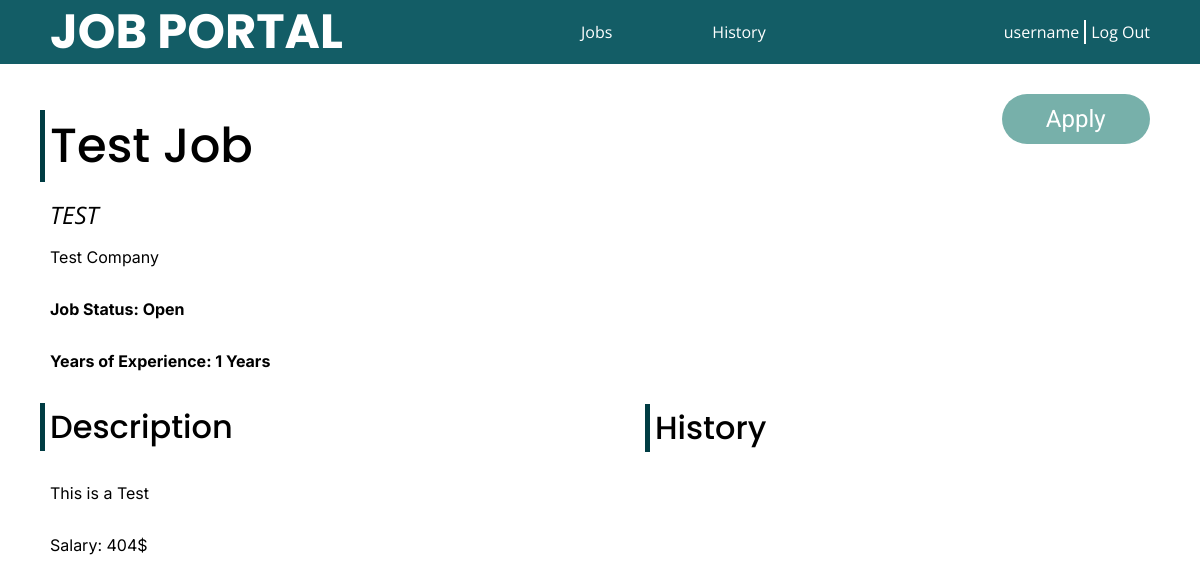
Page /jobs/details/TEST/ (signed in) on the committed database.
### accounts/models.py (models this page shows)
class Account(AbstractUser):
    ACCOUNT_TYPES = (
        (0, 'user'),
        (1, 'coadmin'),
    )
    username = models.CharField(max_length=255, primary_key=True)
    password = models.CharField(max_length=255)
    account_type = models.IntegerField(choices=ACCOUNT_TYPES, default=0)
    email = models.EmailField()
    company = models.CharField(max_length=255, null=True, default=None, blank=True)

### jobs/models.py (models this page shows)
class Job(models.Model):
    id = models.CharField(max_length=5, primary_key=True)
    name = models.CharField(max_length=255)
    status = models.BooleanField(default=False)
    xp = models.PositiveIntegerField(default=0)
    des = models.TextField()
    salary = models.PositiveIntegerField(default=0)
    admin = models.CharField(max_length=255)
    company = models.CharField(max_length=255)

### jobs/views.py (the view)
# urls.py: path('jobs/details/<str:id>/', views.details, name='details'),
@login_required(login_url='/login/')
def details(request, id):
    try:
        jobobject = Job.objects.get(id=id)
    except Job.DoesNotExist:
        raise Http404("Job does not exist")
    template = loader.get_template('details.html')
    user = request.user
    prameters = {
        'job': jobobject,
        'username': user.username,
        'type': user.account_type
    }
    return HttpResponse(template.render(prameters, request))

### jobs/templates/details.html (shortened to what this page needs)
<!DOCTYPE html>
<html lang="en">
<head>
        {% load static %}
        <link rel="stylesheet" href="{% static 'css/root.css' %}" />
        <link rel="stylesheet" href="{% static 'css/details.css' %}">
</head>
<body>
    {% if type %}
    <nav>
        <h2>JOB PORTAL</h2>
        <ul class="quick-links">
            <li><a href="/jobs/add/">Create</a></li>
            <li><a href="list_jobs.html">Job List</a></li>
            <li><a href="applicants.html">Applicants</a></li>
        </ul>
        <div class="user">
            <a href="/home/" id="username">{{username}}</a>
            <div class="split"></div>
            <a href="/logout/" id='logout'>Log Out</a>
        </div>
    </nav>
    {% else %}
    <nav>
        <h2>JOB PORTAL</h2>
        <ul class="quick-links">
            <li><a href="jobs.html">Jobs</a></li>
            <li><a href="applied.html">History</a></li>
        </ul>
        <div class="user">
            <a href="/home/" id='username'>{{username}}</a>
            <div class="split"></div>
            <a href="/logout/" id='logout'>Log Out</a>
        </div>
    </nav>
    {% endif %}
    <div class="container">
        <div class="inner-container">
            <div class="job">
                <h2 id="name">{{ job.name }}</h2>
                <span id="id">{{ job.id }}</span>
                <p id="company">{{ job.company }}</p>
                {% if job.status %}
                <p class="important" id="status">Job Status: Open </p>
                {% else %}
                <p class="important" id="status">Job Status: Closed </p>
                {% endif %}
                <p class="important" id="xp">Years of Experience: {{ job.xp }} Years</p>
                <h3>Description</h3>
                <p id="description">{{ job.des }}</p>
                <p id="salary">Salary: {{ job.salary }}$</p>
            </div>
            {% if type and job.admin == username %}
            <div class="info">
                <div class="buttons">
                    <a href="" id="delete">Delete</a>
                    <a href="edit_job.html?jobid=">Edit</a>
                    <a href="applicants.html?jobid=">View Apps</a>
                </div>
            </div>
            {% elif type == 0 %}
            <div class="info">
                {% if job.status %}
                <div class="buttons"><a href="apply">Apply</a></div>
                {% endif %}
                <div class="history">
                    <h3>History</h3>
                </div>
            </div>
            {% endif %}
        </div>
    </div>
</body>
</html>

### static/css/root.css (style rules this page uses)
:root { --main-color-dark: #003C43; --main-color-normal: #135d66; --main-color-light: #77b0aa; --main-color-vlight: #e3fef7; --main-color-alpha: #00000088; --border-radius-s: 8px; --border-radius-m: 12px; --border-radius-l: 16px; --border-radius-f: 2rem; --font-poppins: 'Poppins'; --font-inter: 'Inter'; --font-roboto: 'Roboto'; --font-open-sans: 'Open Sans'; --text-color-b: #000; --text-color-w: #fff; --text-color-g: #888; }
body { margin: 0; }
nav { position: fixed; display: flex; justify-content: space-between; top: 0; left: 0; right: 0; height: 64px; padding-inline: 50px; background-color: var(--main-color-normal); color: var(--text-color-w); z-index: 999; }
nav h2 { font-family: var(--font-poppins); font-weight: bold; margin: 0; padding: 0; height: 100%; font-size: 48px; display: flex; align-items: center; justify-content: center; }
nav .user { display: flex; gap: 5px; font-family: var(--font-open-sans); height: 100%; align-items: center; }
nav .user .split { background-color: var(--text-color-w); width: 2px; height: 24px; }
nav .quick-links { padding: 0; display: flex; gap: 100px; justify-content: center; align-items: center; }
nav .quick-links li { list-style: none; font-family: var(--font-open-sans); }
nav .quick-links li a { position: relative; }
nav .quick-links li a::after { content: ''; position: absolute; width: 0%; height: 1px; bottom: -5px; left: 0; background-color: var(--text-color-w); transition: all 250ms ease-in-out; }
a, button { color: inherit; font-family: inherit; text-decoration: none; }

### static/css/details.css (style rules this page uses)
.container { margin-top: calc(64px); padding-inline: 50px; }
.container h2 { font-size: 48px; font-family: var(--font-poppins); font-weight: 500; margin-block: 16px; position: relative; }
.container h3 { font-size: 32px; font-family: var(--font-poppins); font-weight: 500; margin-block: 16px; position: relative; }
.container h2::before, .container h3::before { content: ''; width: 5px; height: 100%; position: absolute; left: -10px; top: 0; background-color: var(--main-color-dark); }
.container .inner-container { display: flex; justify-content: space-between; padding-block: 30px; }
.container .inner-container .job { display: flex; width: 45%; flex-direction: column; justify-content: center; }
.container .inner-container .job p { font-family: var(--font-inter); }
.important { font-weight: 700; }
.container .inner-container .job span { display: block; font-family: var(--font-open-sans); font-style: italic; font-size: 24px; }
.container .inner-container .info { display: flex; flex-direction: column; justify-content: flex-start; width: 45%; gap: 10%; }
.container .inner-container .info .buttons { display: flex; justify-content: flex-end; width: 100%; gap: 10px; height: 40%; }
.container .inner-container .info .buttons a { font-family: var(--font-roboto); font-size: 24px; height: 50px; width: 30%; color: var(--text-color-w); border-radius: var(--border-radius-f); background-color: var(--main-color-light); display: flex; justify-content: center; align-items: center; transition: all 250ms ease-in-out; }
.container .inner-container .info .history { display: flex; width: 100%; flex-direction: column; justify-content: center; gap: 16px; height: 40%; }

### rows in the picture
Account: username "username"
Job: name "Test Job", id "TEST", company "Test Company", xp "1", des "This is a Test", salary "404"
